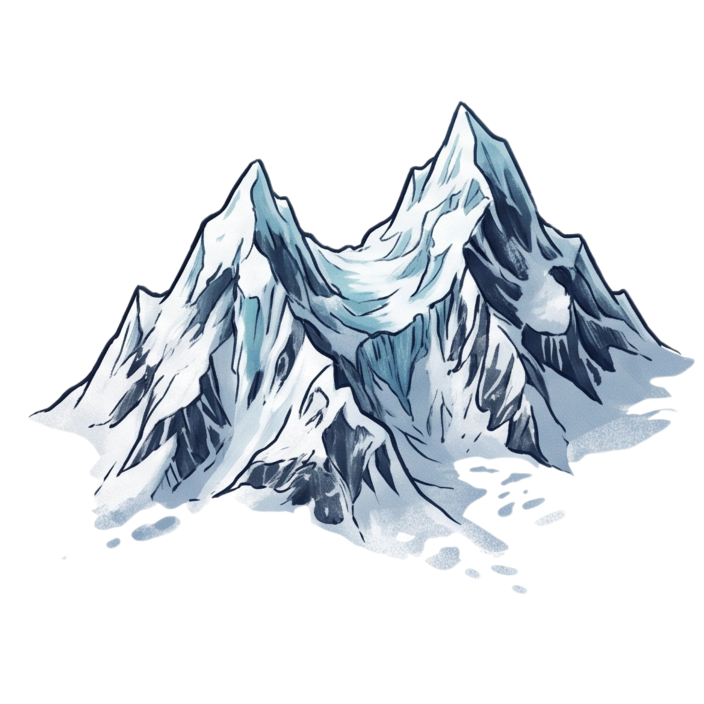
#> input picture content/Owner.Mountains.2026-10-18/source/2.png, 1408 x 1408 px (shown at 1/2 size)
$ python finish.py ../source/1.png ../source/2.png ../source/2.png ../source/2.png ../source/2.png
#> lines starting #> are read from the running program, lines starting #| are printed output that depends on the picture
# Final masters: mountains -> trimmed RGBA, long side 4096 (dims multiple of 16) + full 4x archive;
# textures -> 2048 seamless tiles.
import sys, numpy as np
from PIL import Image
from scipy import ndimage as nd
kind, src, dst, archive = sys.argv[1:5]
im = Image.open(src).convert('RGBA')
#> im is the input picture: PIL image 1408x1408 RGBA; mean R, G, B, A 51.1, 56.1, 61.1, 83.4
if kind == 'mountain':
    a = np.asarray(im)[..., 3]
    ys, xs = np.where(a > 8)
    pad = 48
    x0, x1 = max(0, xs.min() - pad), min(im.width, xs.max() + 1 + pad)
    y0, y1 = max(0, ys.min() - pad), min(im.height, ys.max() + 1 + pad)
    im = im.crop((x0, y0, x1, y1))
    im.save(archive, compress_level=6)
    s = 4096 / max(im.size)
    w, h = (round(im.width * s / 16) * 16, round(im.height * s / 16) * 16)
    # resample in premultiplied space so transparent pixels do not bleed dark fringes
    arr = np.asarray(im, np.float32) / 255
    pm = np.dstack([arr[..., :3] * arr[..., 3:], arr[..., 3:]])
    chans = [Image.fromarray(pm[..., c]).resize((w, h), Image.LANCZOS) for c in range(4)]
    out = np.dstack([np.asarray(c, np.float32) for c in chans]).clip(0, 1)
    al = out[..., 3:]
    rgb = np.where(al > 1e-4, out[..., :3] / np.maximum(al, 1e-4), 0).clip(0, 1)
    Image.fromarray((np.dstack([rgb, al]) * 255 + .5).astype(np.uint8), 'RGBA').save(dst, compress_level=9)
    print(dst, (w, h), 'archive', im.size)
else:
    im = im.convert('RGB')
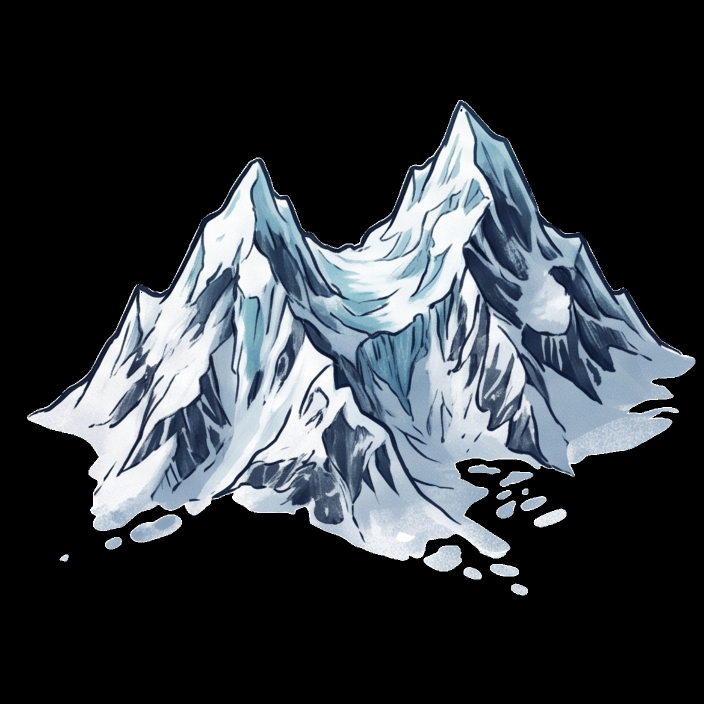
#> im: PIL image 1408x1408 RGB (shown at 1/2 size); mean R, G, B 51.1, 56.1, 61.1
    im.save(archive, compress_level=6)
    side = min(im.size)
#> side = 1408
    im = im.crop(((im.width - side) // 2, (im.height - side) // 2, (im.width - side) // 2 + side, (im.height - side) // 2 + side))
    N = 2048
    t = np.asarray(im.resize((N, N), Image.LANCZOS), np.float32) / 255
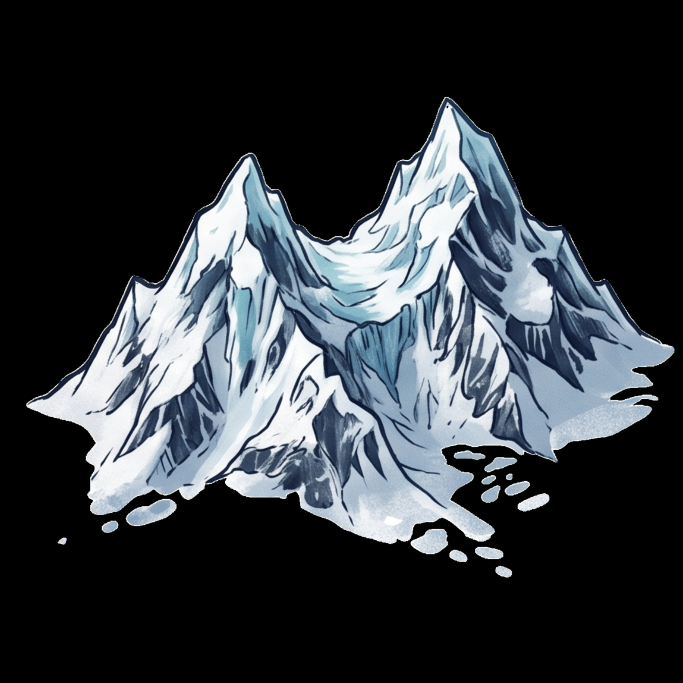
#> t: shape (2048, 2048, 3) float32 (shown at 1/3 size); mean R, G, B 0.2, 0.22, 0.239
    if len(sys.argv) > 5 and sys.argv[5] == 'flatten':
        # even out the painting's overall light (brighter middle, darker corners): repeated,
        # it would show as a grid of light and dark squares across the map
        low = np.stack([nd.gaussian_filter(t[..., c], N / 7, mode='reflect') for c in range(3)], -1)
        t = np.clip(t - low + low.reshape(-1, 3).mean(0), 0, 1)
    # Seamless in two passes. Each pass blends the tile with itself shifted by half along ONE
    # axis: the copy's own seam sits in the middle, where the original keeps full weight, so
    # no cross remains; the second pass keeps the first pass's wrap intact.
    rng = np.random.default_rng(7)
    mean = t.reshape(-1, 3).mean(0)
#> mean = [0.2, 0.22, 0.239]
    for axis in (1, 0):
        r = np.roll(t, N // 2, axis)
        d = np.minimum(np.arange(N), N - 1 - np.arange(N)) / (N / 2)
        ramp = np.clip((d - 0.02) / 0.28, 0, 1); ramp = ramp * ramp * (3 - 2 * ramp)
        w = ramp[None, :] if axis == 1 else ramp[:, None]
        w = np.broadcast_to(w, (N, N)).copy()
        n = nd.gaussian_filter(rng.standard_normal((N, N)), 50, mode='wrap'); n /= np.abs(n).max()
        w = np.clip(w + 0.35 * n * (w * (1 - w)) * 4, 0, 1)
        # keep the seam-free edges exact: at the border only the shifted copy, at the centre only the original
        w = w[..., None]
        mix = w * t + (1 - w) * r
        norm = np.sqrt(w * w + (1 - w) ** 2)
        t = (mean + (mix - mean) / norm).clip(0, 1)
#> this loop made 2 passes
#> pass 1, `r = np.roll(t, N // 2, axis)`:
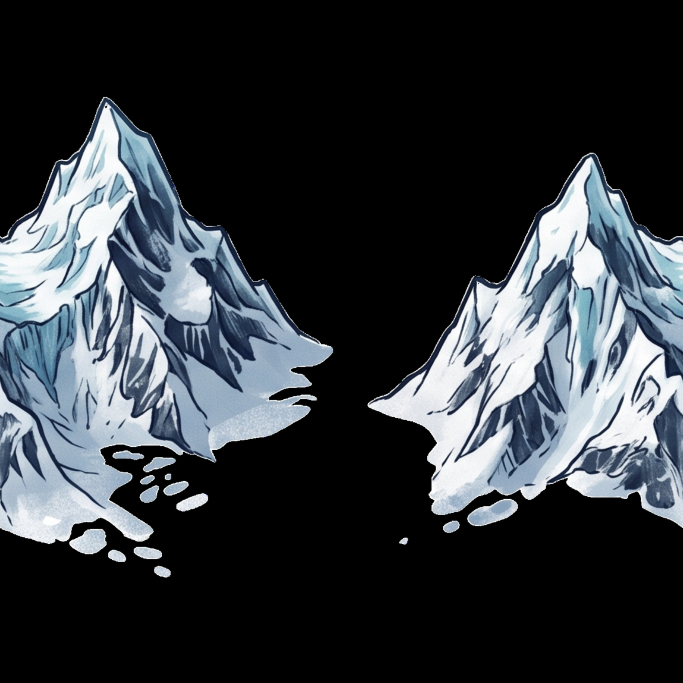
#> r: shape (2048, 2048, 3) float32 (shown at 1/3 size); mean R, G, B 0.2, 0.22, 0.239
#> pass 1, `mix = w * t + (1 - w) * r`:
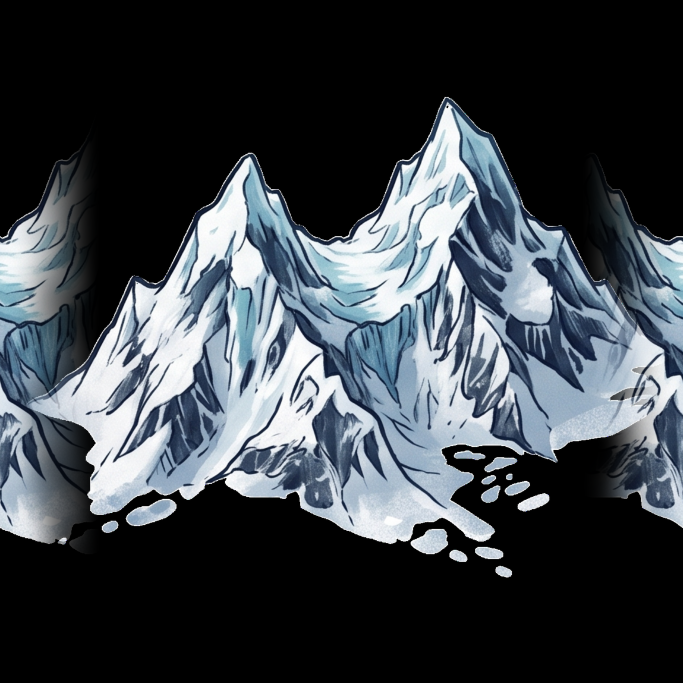
#> mix: shape (2048, 2048, 3) float64 (shown at 1/3 size); mean R, G, B 0.237, 0.261, 0.285
#> pass 2, `r = np.roll(t, N // 2, axis)`:
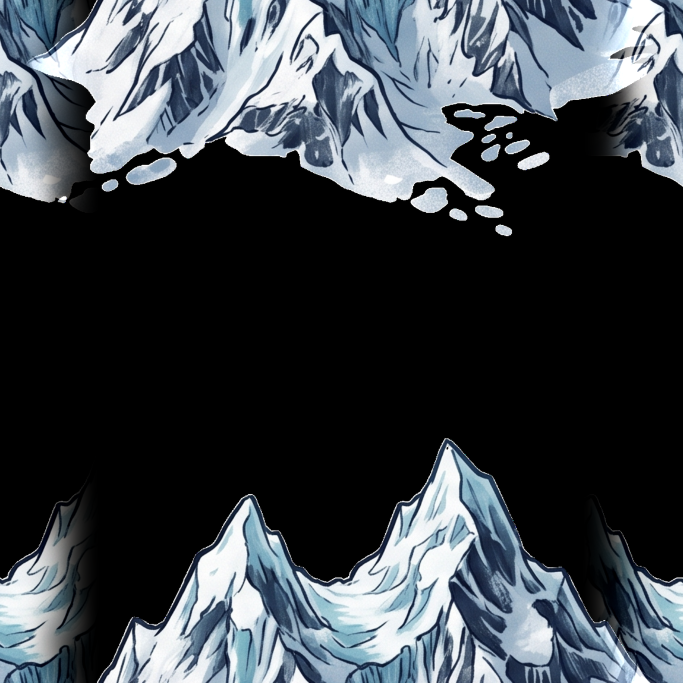
#> r: shape (2048, 2048, 3) float64 (shown at 1/3 size); mean R, G, B 0.241, 0.265, 0.289
#> after the loop:
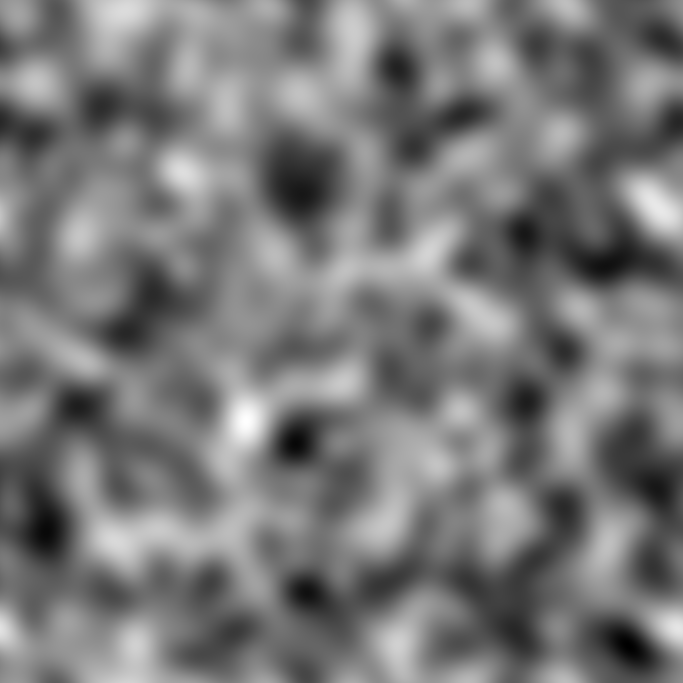
#> n: shape (2048, 2048) float64 (shown at 1/3 size); min -0.952, max 1, mean -0.0239; drawn with min black and max white
#> after the loop:
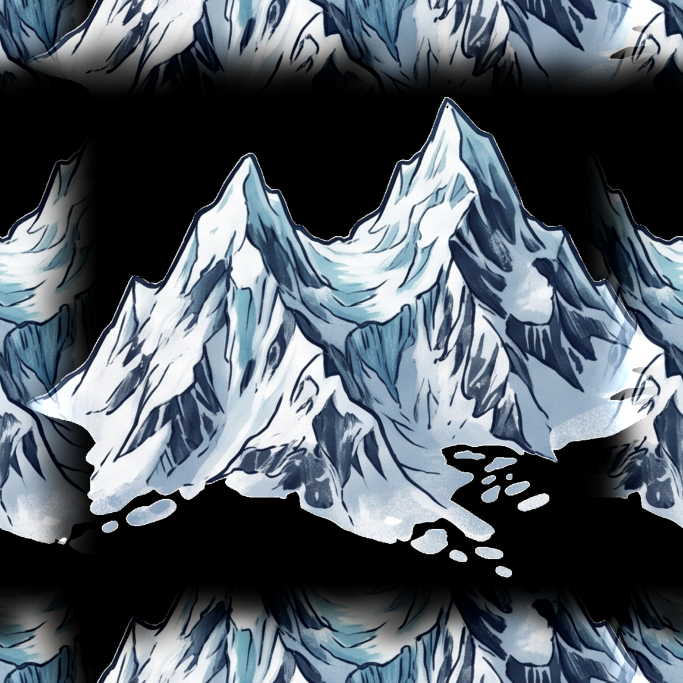
#> t: shape (2048, 2048, 3) float64 (shown at 1/3 size); mean R, G, B 0.329, 0.364, 0.398
    mix = t
    Image.fromarray((mix.clip(0, 1) * 255 + .5).astype(np.uint8), 'RGB').save(dst, compress_level=9)
    print(dst, (N, N))
#| ../source/2.png (2048, 2048)

$ run again, on content/Owner.Mountains.2026-10-18/source/3.png
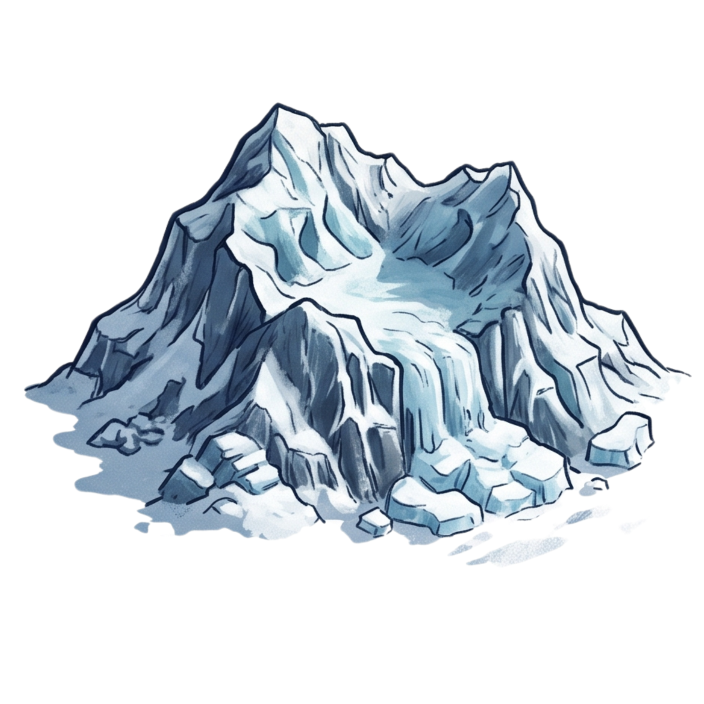
#> input picture content/Owner.Mountains.2026-10-18/source/3.png, 1408 x 1408 px (shown at 1/2 size)
#> im is the input picture: PIL image 1408x1408 RGBA; mean R, G, B, A 53.9, 61.5, 68.1, 94.9
#> im: PIL image 1408x1408 RGB
#> `t = np.asarray(im.resize((N, N), Image.LANCZOS), np.float32) / 255`:
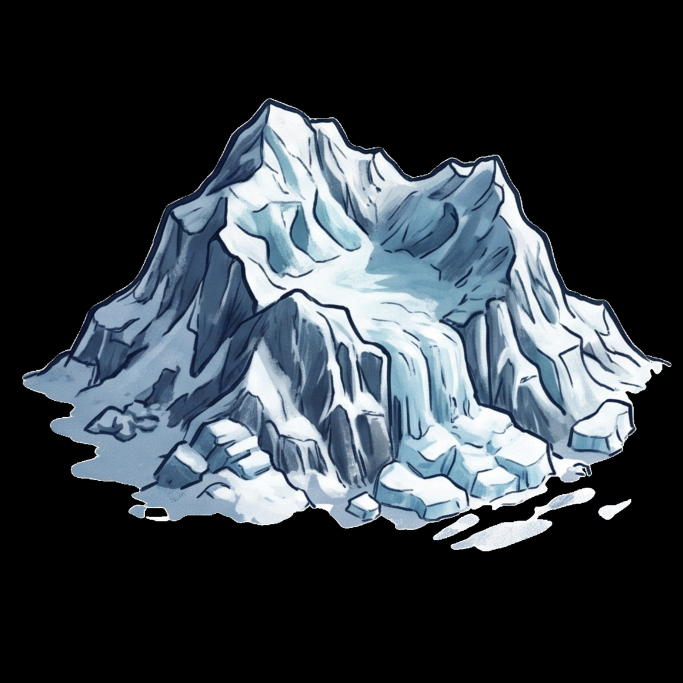
#> t: shape (2048, 2048, 3) float32 (shown at 1/3 size); mean R, G, B 0.211, 0.241, 0.267
#> mean = [0.211, 0.241, 0.267]
#> after the loop `for axis in (1, 0):`:
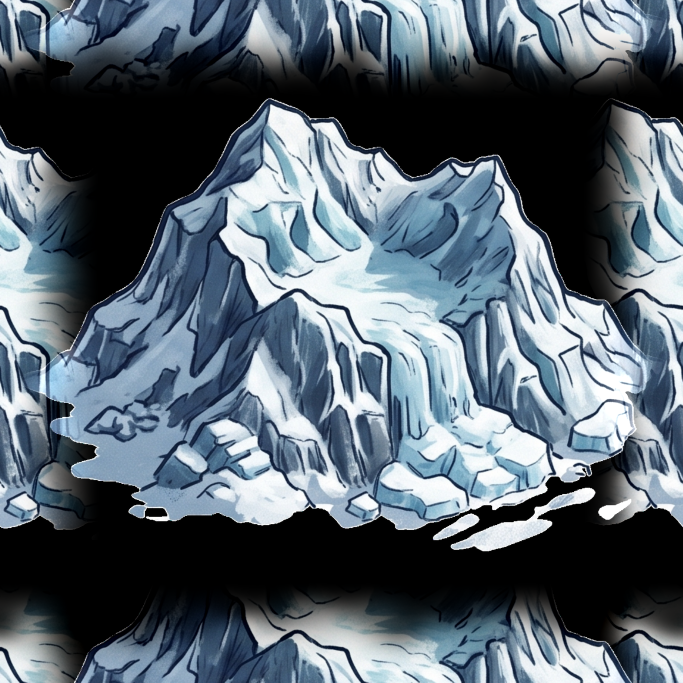
#> t: shape (2048, 2048, 3) float64 (shown at 1/3 size); mean R, G, B 0.353, 0.401, 0.442
#| ../source/3.png (2048, 2048)

$ run again, on content/Owner.Mountains.2026-10-18/source/4.png
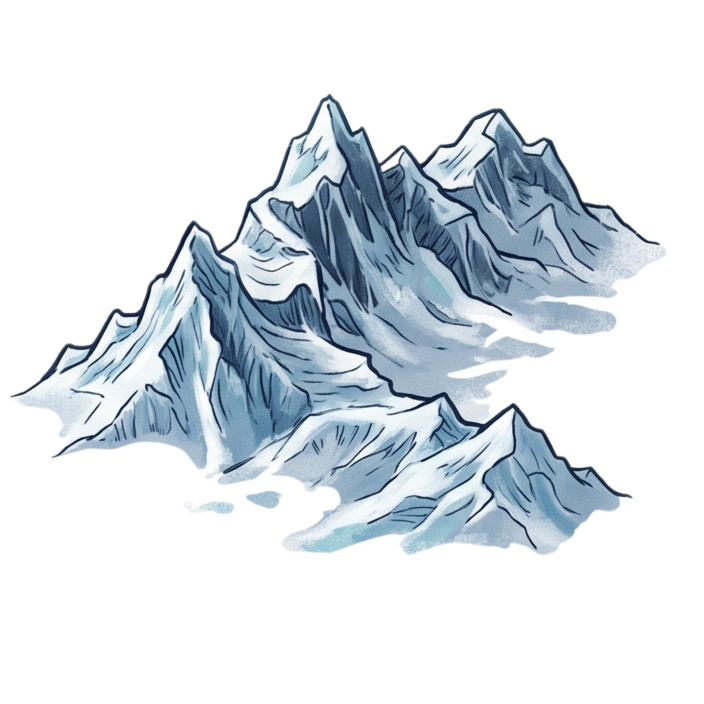
#> input picture content/Owner.Mountains.2026-10-18/source/4.png, 1408 x 1408 px (shown at 1/2 size)
#> im is the input picture: PIL image 1408x1408 RGBA; mean R, G, B, A 50.5, 57.7, 63.4, 83.7
#> im: PIL image 1408x1408 RGB
#> `t = np.asarray(im.resize((N, N), Image.LANCZOS), np.float32) / 255`:
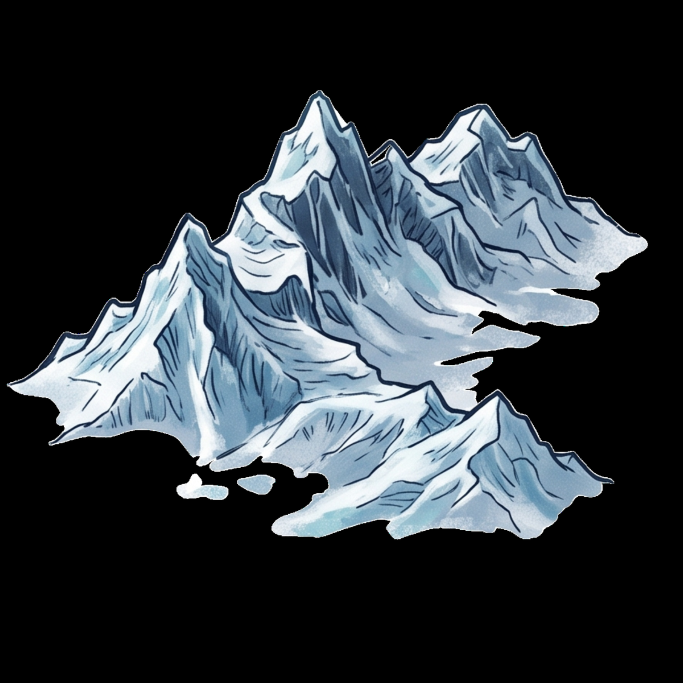
#> t: shape (2048, 2048, 3) float32 (shown at 1/3 size); mean R, G, B 0.198, 0.226, 0.249
#> mean = [0.198, 0.226, 0.249]
#> after the loop `for axis in (1, 0):`:
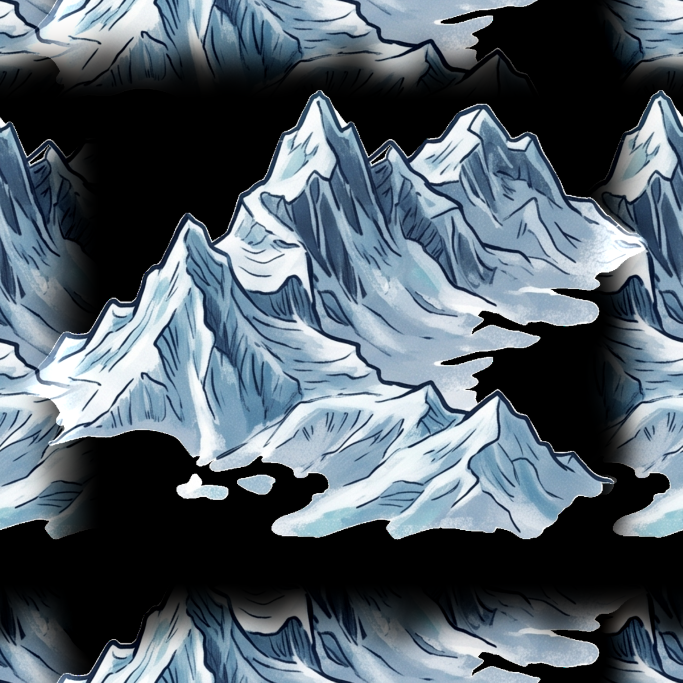
#> t: shape (2048, 2048, 3) float64 (shown at 1/3 size); mean R, G, B 0.331, 0.378, 0.416
#| ../source/4.png (2048, 2048)

$ run again, on content/Owner.Mountains.2026-10-18/source/5.png
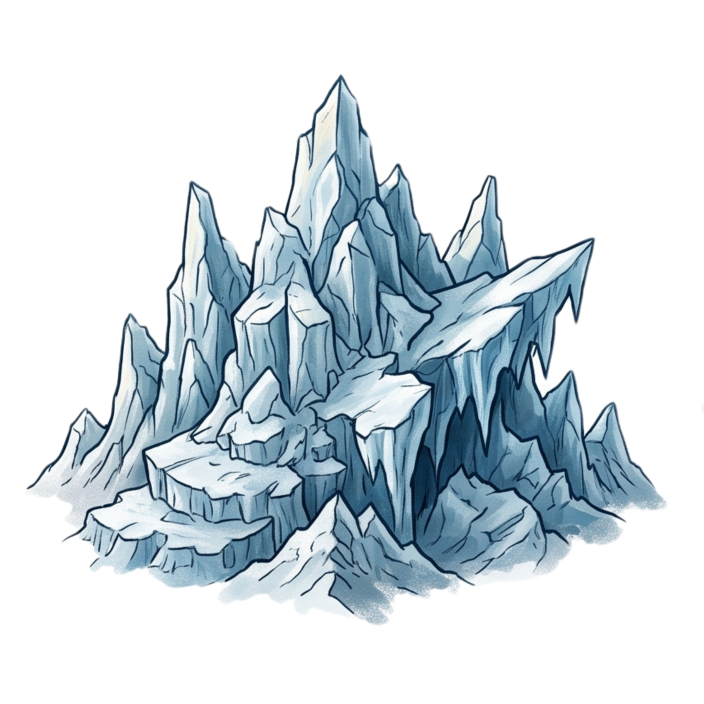
#> input picture content/Owner.Mountains.2026-10-18/source/5.png, 1408 x 1408 px (shown at 1/2 size)
#> im is the input picture: PIL image 1408x1408 RGBA; mean R, G, B, A 51.7, 62.3, 68.5, 96
#> im: PIL image 1408x1408 RGB
#> mean = [0.203, 0.244, 0.268]
#> after the loop `for axis in (1, 0):`:
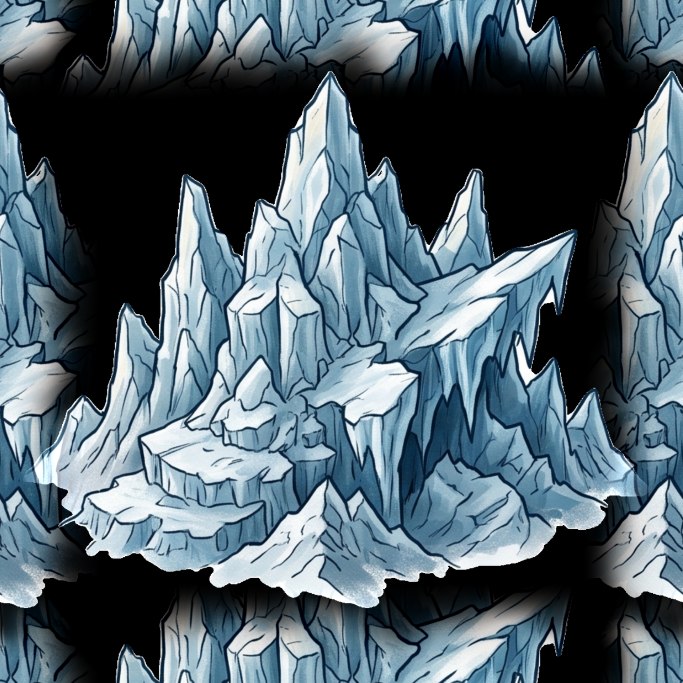
#> t: shape (2048, 2048, 3) float64 (shown at 1/3 size); mean R, G, B 0.327, 0.396, 0.436
#| ../source/5.png (2048, 2048)
